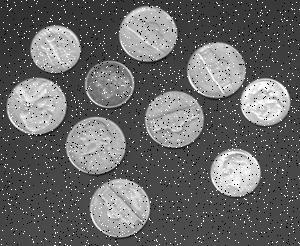
%> input picture Image Processing for Engineering and Science/Course 2/Module 1/coinsNoisy.jpg, 300 x 246 px
$ octave --eval "result = segmentImage154v1(imread('../Module 1/coinsNoisy.jpg'));"   (GNU Octave 9; MATLAB toolbox functions it lacks are replaced by stand-ins)
%> lines starting %> are read from the running program, lines starting %| are printed output that depends on the picture; in (x1, y1, x2, y2) boxes, pixels count from 0 and x2, y2 are one past the last pixel; in counts of white or black regions, pixels touching at a corner belong together; the program's own positions count from 1
function [BW,maskedImage] = segmentImage154v1(X)
%segmentImage イメージの領域分割アプリから自動生成されたコードを使用してイメージをセグメント化
%  [BW,MASKEDIMAGE] = segmentImage(X) イメージの領域分割アプリから自動生成されたコードを使用してイメージ X
%  をセグメント化します。最終セグメンテーションは BW で返され、マスク イメージは MASKEDIMAGE で返されます。

% Auto-generated by imageSegmenter app on 13-Feb-2023
%----------------------------------------------------

X = im2gray(X);
%> X is the input picture: size 246x300 uint8; min 0, max 255, mean 104.2

% 空のマスクを作成
BW = false(size(X,1),size(X,2));

% イメージのしきい値処理 - グローバルしきい値
BW = imbinarize(im2gray(X));
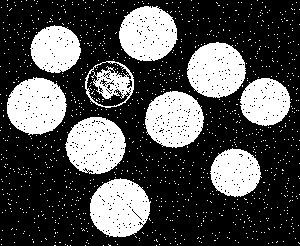
%> BW: size 246x300 logical; 31% white; 1116 white regions (1106 under 20 px), largest, box (x1, y1, x2, y2) and area: (90, 178, 151, 237) 2672, (7, 77, 67, 135) 2597, (65, 117, 126, 174) 2566

% マスクの反転
BW = imcomplement(BW);

% default によるマスクのクローズ
radius = 4;
decomposition = 0;
se = strel('disk', radius, decomposition);
BW = imclose(BW, se);
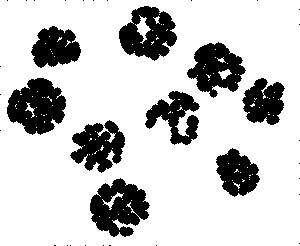
%> BW: size 246x300 logical; 78.5% white; 35 black regions (26 under 20 px), largest, box (x1, y1, x2, y2) and area: (7, 78, 66, 135) 2278, (90, 178, 150, 237) 2215, (119, 6, 177, 61) 1994

% default によるマスクのオープン
radius = 5;
decomposition = 0;
se = strel('disk', radius, decomposition);
BW = imopen(BW, se);
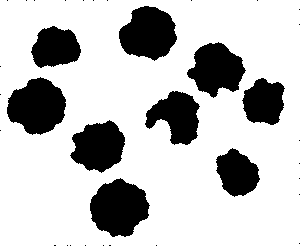
%> BW: size 246x300 logical; 76.1% white; 35 black regions (26 under 20 px), largest, box (x1, y1, x2, y2) and area: (90, 178, 150, 237) 2501, (7, 77, 66, 135) 2426, (119, 6, 177, 61) 2285

% Create masked image.
maskedImage = X;
maskedImage(~BW) = 0;
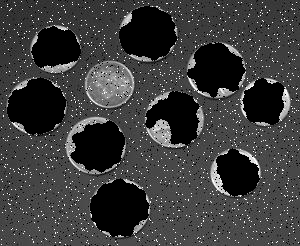
%> maskedImage: size 246x300 uint8; min 0, max 255, mean 59.8
end
